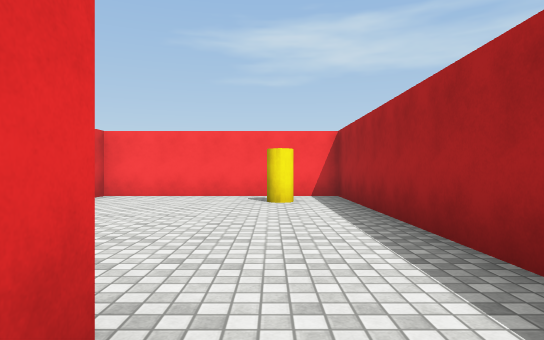
view 1 (above)

14 first-person views from a walk through a Unity game level. The camera is 1.2 m above the floor, looks level and sees 75° across. The floor is counted in squares, 2 m on a side. Each view is taken from the middle of a square. On the plan, view 1 faces up. The plan holds only what a view shows up to about 10 squares ahead; the rest is blank. The place goes on beyond the plan. The player character is not drawn. Surface patterns are stand-ins for the level's own textures.

view 2
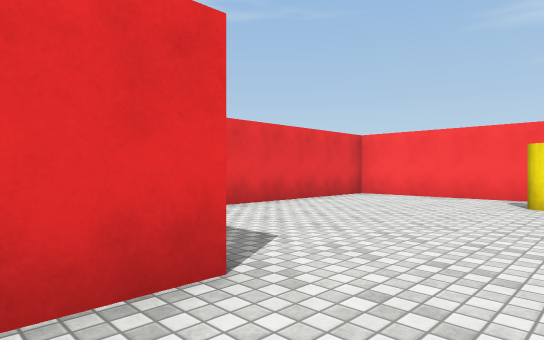

view 3
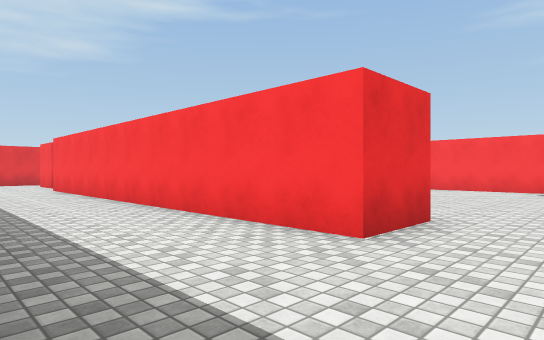

view 4
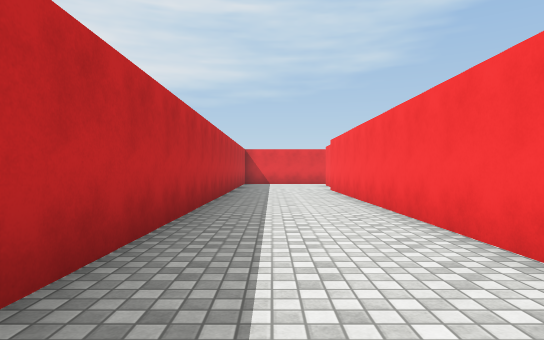

view 5
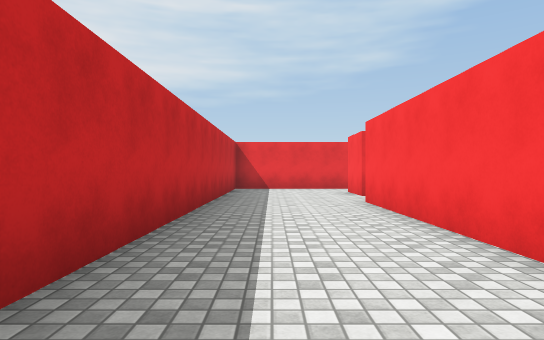

view 6
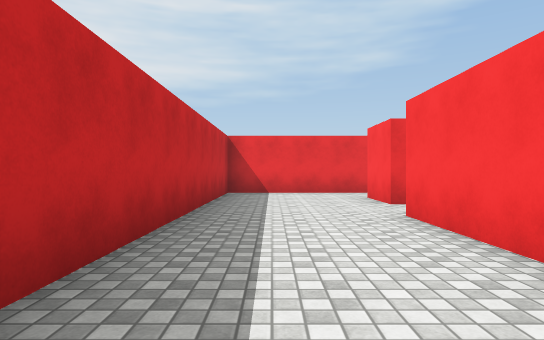

view 7
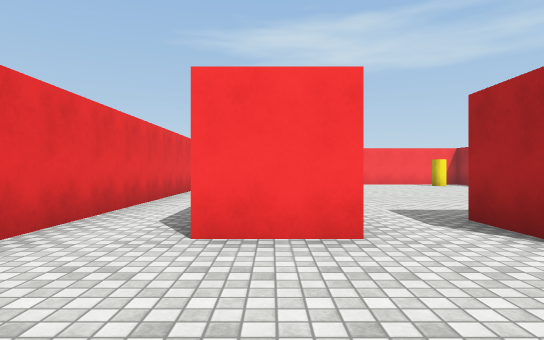

view 8
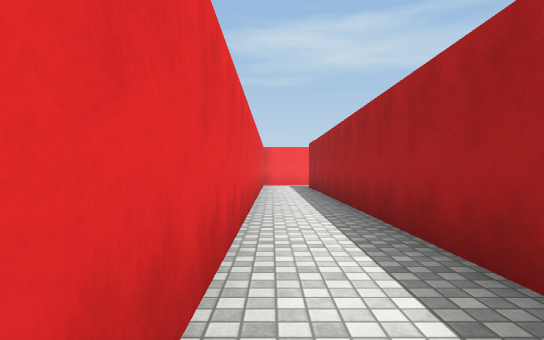

view 9
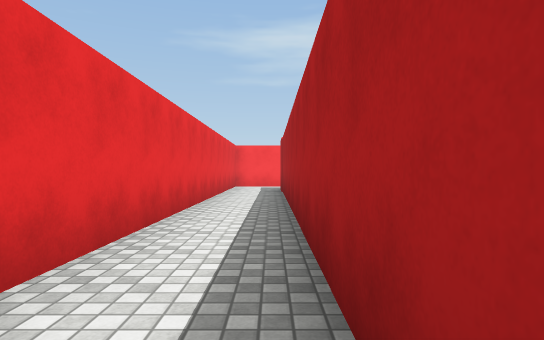

view 10
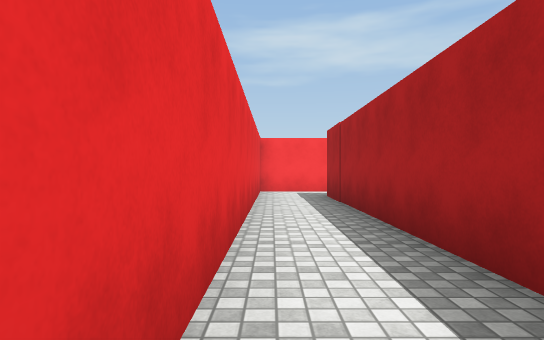

view 11
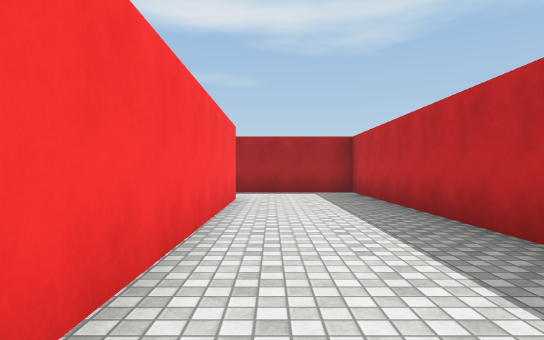

view 12
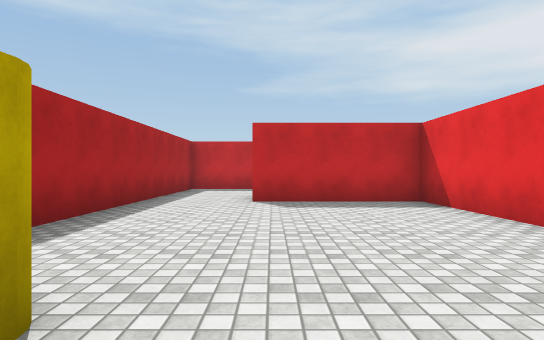

view 13
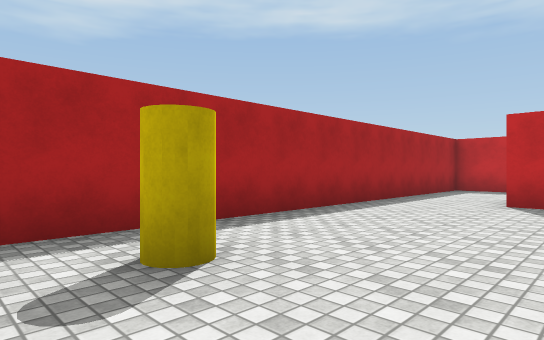

view 14
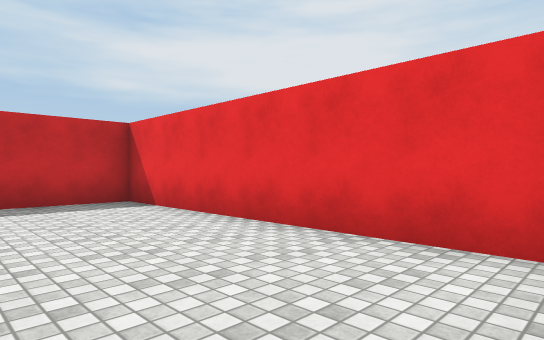

### Floor plan
Points are (right, up) in squares from view 1. A wall is a line through its corners. A room is listed if a view was taken in it or the views show most of it. See-through windows are left out.
Room 1 (views 1, 2, 12, 13, 14)
walls: (1.5, -0.5) (1.5, 8.2) (-3.9, 8.2) (-3.9, 1.3) (-0.6, 1.3) (-0.6, -0.2)
ways out: opening at (0.5, 0.5) to room 2
objects: other object (0, 7)
Room 2 (views 3, 4, 5, 6, 7, 8, 9, 10, 11)
walls: (-12.1, 0.1) (-13.8, 0.1); (-13.7, 2.4) (-13.7, 11.5); (-0.6, -0.2) (-10.6, -0.2); (-15.3, 11.5) (-15.3, -3.2) (1.5, -3.2) (1.5, -0.5)
ways out: opening at (0.5, 0.5) to room 1; opening at (-11.5, 1)

Positions as (right, up) in squares from view 1, and headings:
1: (0, 0), facing up
2: (1, 0), facing up-left
3: (1, -3), facing up-left
4: (0, -2), facing left
5: (-4, -2), facing left
6: (-6, -2), facing left
7: (-13, -3), facing up
8: (-15, 1), facing up
9: (-14, 2), facing up
10: (-15, 5), facing up
11: (-8, -1), facing right
12: (-1, 8), facing down
13: (-2, 8), facing down-right
14: (-1, 8), facing down-left
